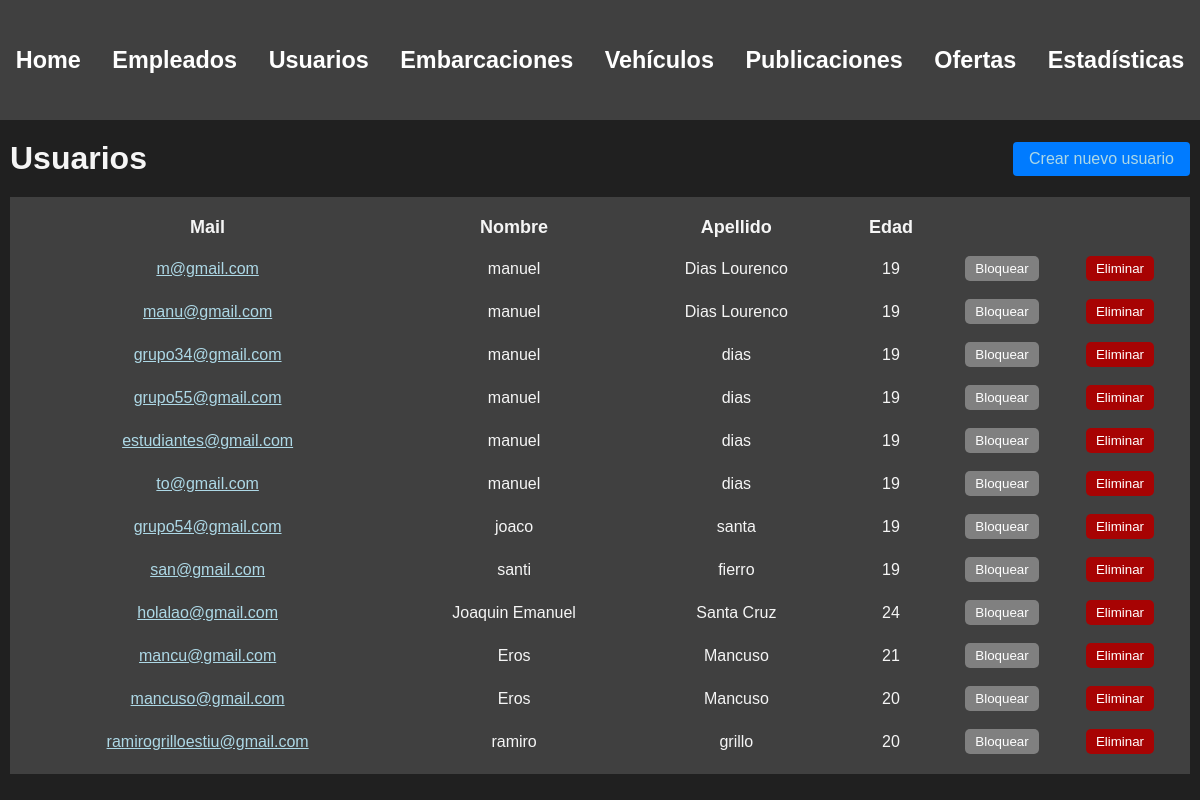
Page /administracion/usuarios/ (signed in) on the earlier database version.
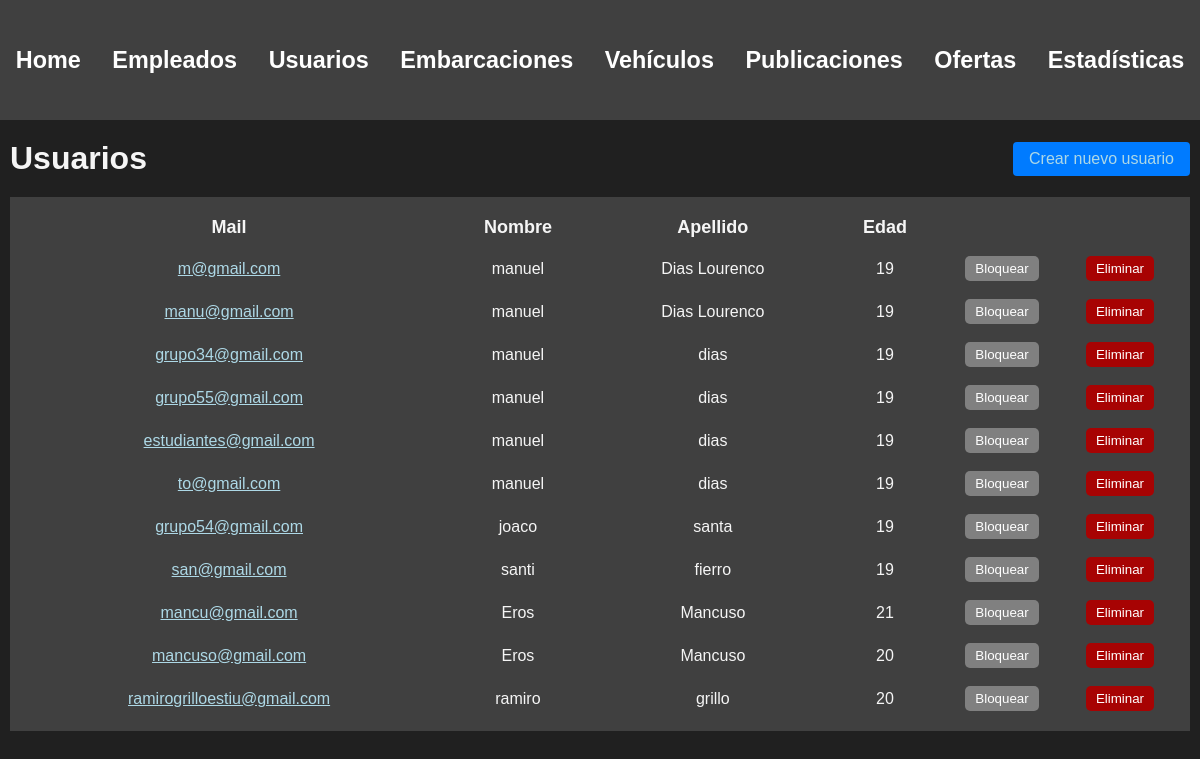
Same page on the later database version.
### usuarios/models.py (models this page shows, shortened)
class Usuario(AbstractBaseUser, PermissionsMixin):
    nombre = models.CharField(max_length=50)
    apellido = models.CharField(max_length=50)
    fecha_nacimiento = models.DateField()
    telefono = models.CharField(max_length=13)
    mail = models.EmailField(max_length=50, unique=True)
    password = models.CharField(max_length=128)
    is_staff= models.BooleanField(default=False)
    is_blocked= models.BooleanField(default=False)
    USERNAME_FIELD = 'mail'
    REQUIRED_FIELDS = ['nombre', 'apellido', 'fecha_nacimiento', 'telefono']

### administrador/views.py (the view)
# urls.py: path('', include('usuarios.urls')),
@login_required(login_url=reverse_lazy('home'))
def usuarios(request):
    user = request.user
    if not user.is_superuser:
        return redirect('home')
    usuarios = Usuario.objects.filter(is_staff=False)
    for usuario in usuarios:
        usuario.edad = calcular_edad(usuario.fecha_nacimiento)
    return render(request, 'users.html', {
        'usuarios' : usuarios
    })

### administrador/backend.py (called while the page is built)
def calcular_edad(fecha_nacimiento):
    fecha_actual = datetime.now()
    edad = fecha_actual.year - fecha_nacimiento.year - ((fecha_actual.month, fecha_actual.day) < (fecha_nacimiento.month, fecha_nacimiento.day))
    return edad

### autenticacion/backend.py (called while the page is built)
    def get_user(self, user_id):
        UserModel = get_user_model()
        try:
            return UserModel.objects.get(pk=user_id)
        except UserModel.DoesNotExist:
            return None

### administrador/templates/users.html (shortened to what this page needs)
{% extends 'layouts/navbar.html' %}
{% block content %}
<div class="header">
    <h1>Usuarios</h1>
    <a href="{% url 'crear usuario' %}" class="btn btn-primary">Crear nuevo usuario</a>
</div>
<table>
    <thead>
        <tr>
            <th>Mail</th>
            <th>Nombre</th>
            <th>Apellido</th>
            <th>Edad</th>
            <th></th>
            <th></th>
        </tr>
    </thead>
    <tbody>
        {% for usuario in usuarios %}
            <tr>
                <td>
                    <a href="{% url 'ver perfil' usuario.id %}"> {{usuario.mail}} </a>
                </td>
                <td>{{usuario.nombre}}</td>
                <td>{{usuario.apellido}}</td>
                <td>{{usuario.edad}}</td>
                <td>
                    {% if usuario.is_blocked %}
                        <form action="{% url 'desbloquear usuario' %}" method="post">
                            {% csrf_token %}
                            <input type="hidden" name="usuario_id" value="{{ usuario.id }}">
                            <button type="submit" class="btn-block">Desbloquear</button>
                        </form>
                    {% else %}
                        <form action="{% url 'bloquear usuario' %}" method="post">
                            <button type="submit" class="btn-block">Bloquear</button>
                        </form>
                    {% endif %}
                </td>
                <td>
                    <button class="btn-delete">Eliminar</button>
                </td>
            </tr>
        {% endfor %}
    </tbody>
</table>
{% endblock %}

### administrador/templates/layouts/navbar.html (shortened to what this page needs)
{% load static %}
<!DOCTYPE html>
<html lang="en">
<head>
    <link rel="stylesheet" href="{% static 'styles/main.css' %}">
</head>
<body>
    <div class="wrapper">
        <nav class="navbar">
            <ul>
                <li>
                    <a href="{% url 'home' %}">
                        <h3>Home</h3>
                    </a>
                </li>
                <li>
                    <a href="{% url 'lista empleados' %}">
                        <h3>Empleados</h3>
                    </a>
                </li>
                <li>
                    <a href="{% url 'lista usuarios' %}">
                        <h3>Usuarios</h3>
                    </a>
                </li>
                <li>
                    <a>
                        <h3>Embarcaciones</h3>
                    </a>
                </li>
                <li>
                    <a>
                        <h3>Vehículos</h3>
                    </a>
                </li>
                <li>
                    <a>
                        <h3>Publicaciones</h3>
                    </a>
                </li>
                <li>
                    <a>
                        <h3>Ofertas</h3>
                    </a>
                </li>
                <li>
                    <a>
                        <h3>Estadísticas</h3>
                    </a>
                </li>
            </ul>
        </nav>
    </div>
    <main class="container">
        {% block content %}
        {% endblock %}
    </main>
</body>
</html>

### administrador/static/styles/main.css (style rules this page uses)
:root { --azul1: #6785b4; --azul2: #26a5b9; --azul3: #a9cecf; --gris: #c4c4be8c; --arena: #c8baa0; }
body { background: #202020; color: whitesmoke; font-family: arial; margin: 0; }
.wrapper { background: #404040; }
.navbar { max-width: 1400px; height: 120px; background: #404040; margin: 0 auto; display: flex; align-items: center; }
.navbar ul { display: flex; justify-content: space-between; margin-top: 0px; margin-bottom: 0px; padding: 0; width: 100%; }
.navbar ul li { list-style: none; text-align: center; flex-grow: 1; }
.navbar ul li a { color: white; font-size: 20px; text-decoration: none; }
.container { max-width: 1200px; margin: auto; padding: 20px 10px; }
.header { display: flex; justify-content: space-between; align-items: center; margin-bottom: 20px; }
.header h1 { margin: 0; }
.btn-primary { background-color: #007bff; border-color: #007bff; color: #fff; padding: 8px 16px; border-radius: 4px; text-decoration: none; }
table { width: 100%; background: #404040; color: whitesmoke; padding: 10px; margin-bottom: 2px; }
table thead th { font-size: 18px; }
table tbody td { font-size: 16px; }
table th, table td { padding: 8px; text-align: center; }
a:link, a:visited { color: lightblue; font-size: 16px; }
.btn-delete { background-color: rgb(167, 3, 3); color: white; border: none; border-radius: 5px; padding: 5px 10px; }
.btn-block { background-color: gray; color: white; border: none; border-radius: 5px; padding: 5px 10px; }
td:nth-child(5), td:nth-child(6) { width: 100px; }

Differences in the rows shown:
removed Usuario: mail "holalao@gmail.com", nombre "Joaquin Emanuel", apellido "Santa Cruz", edad "24"
